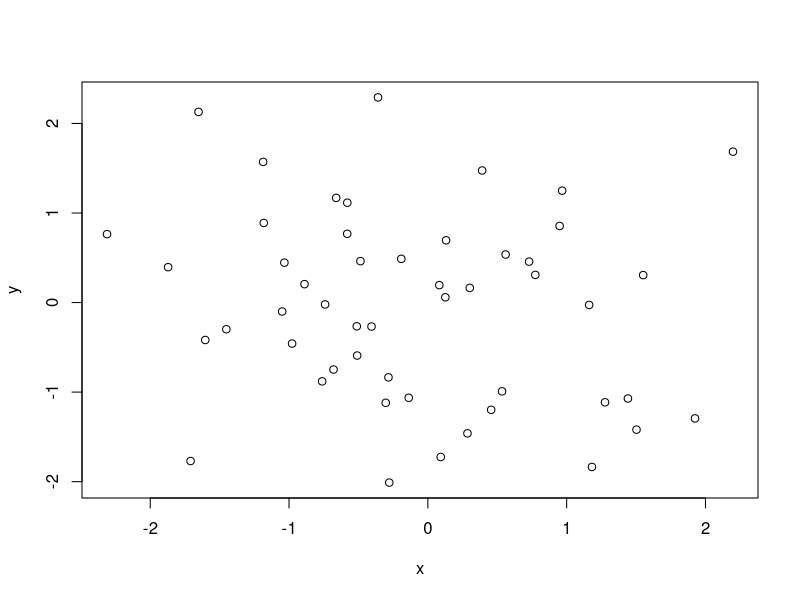
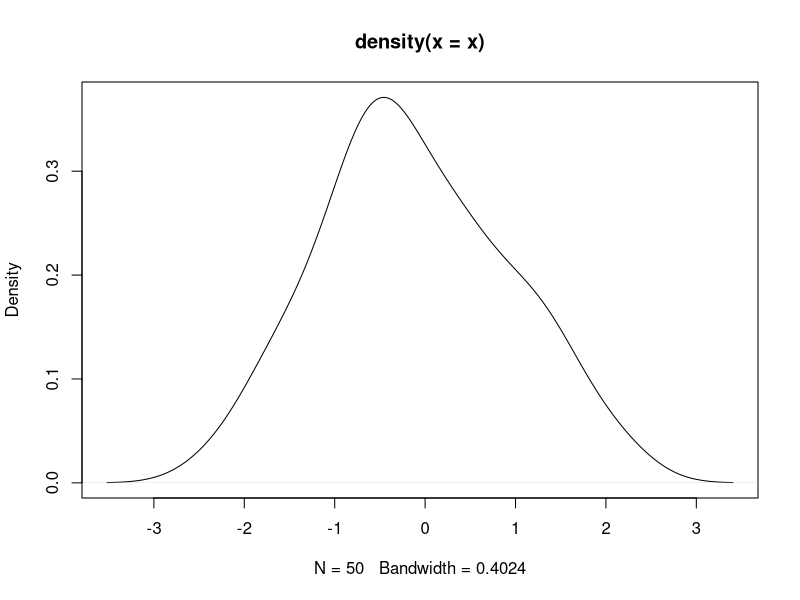

Here is the R script that generated these plots, in order:
### Emacs: -*- coding: utf-8; fill-column: 62; comment-column: 27; -*-
##
## Copyright (C) 2017 Vincent Goulet
##
## Ce fichier fait partie du projet «Introduction à R - Atelier
## du colloque R à Québec 2017»
## http://github.com/vigou3/raquebec-atelier-introduction-r
##
## Cette création est mise à disposition selon le contrat
## Attribution-Partage dans les mêmes conditions 4.0
## International de Creative Commons.
## http://creativecommons.org/licenses/by-sa/4.0/

###
### COMMANDES R
###

## Les expressions entrées à la ligne de commande sont
## immédiatement évaluées et le résultat est affiché à
## l'écran, comme avec une grosse calculatrice.
1                          # une constante
(2 + 3 * 5)^2/7            # expression mathématique
exp(3)                     # fonction exponentielle
sin(pi/2) + cos(pi/2)      # fonctions trigonométriques
gamma(5)                   # fonction gamma

## Lorsqu'une expression est syntaxiquement incomplète,
## l'invite de commande change de '> ' à '+ '.
2 -                        # expression incomplète
5 *                        # toujours incomplète
3                          # complétée

## Taper le nom d'un objet affiche son contenu. Pour une
## fonction, c'est son code source qui est affiché.
pi                         # constante numérique intégrée
letters                    # chaîne de caractères intégrée
LETTERS                    # version en majuscules
rnorm                      # fonction

###
### EXEMPLE DE SESSION DE TRAVAIL
###
### (Inspiré de l'annexe A du manuel «An Introduction to R», R
### Core Team, 2017.)
###

## Générer deux vecteurs de nombres pseudo-aléatoires issus
## d'une loi normale centrée réduite.
x <- rnorm(50)
y <- rnorm(x)

## Graphique des couples (x, y).
plot(x, y)

## Graphique d'une approximation de la densité du vecteur x.
plot(density(x))

## Générer la suite 1, 2, ..., 10.
1:10

## La fonction 'seq' peut générer des suites plus générales.
seq(from = -5, to = 10, by = 3)
seq(from = -5, length = 10)

## La fonction 'rep' répète des valeurs.
rep(1, 5)          # répéter 1 cinq fois
rep(1:5, 5)        # répéter le vecteur 1,...,5 cinq fois
rep(1:5, each = 5) # répéter chaque élément du vecteur cinq fois

## Arithmétique vectorielle.
v <- 1:12               # initialisation d'un vecteur
v + 2                   # additionner 2 à chaque élément de v
v * -12:-1              # produit élément par élément
v + 1:3                 # le vecteur le plus court est recyclé

## Vecteur de nombres uniformes sur l'intervalle [1, 10].
v <- runif(12, min = 1, max = 10)
v

## Pour afficher le résultat d'une affectation, placer la
## commande entre parenthèses.
( v <- runif(12, min = 1, max = 10) )

## Arrondi des valeurs de v à l'entier près.
( v <- round(v) )

## Créer une matrice 3 x 4 à partir des valeurs de
## v. Remarquer que la matrice est remplie par colonne.
( m <- matrix(v, nrow = 3, ncol = 4) )

## Les opérateurs arithmétiques de base s'appliquent aux
## matrices comme aux vecteurs.
m + 2
m * 3
m ^ 2

## Éliminer la quatrième colonne afin d'obtenir une matrice
## carrée.
( m <- m[,-4] )

## Transposée et inverse de la matrice m.
t(m)
solve(m)

## Produit matriciel.
m %*% m                  # produit de m avec elle-même
m %*% solve(m)           # produit de m avec son inverse
round(m %*% solve(m))    # l'arrondi donne la matrice identité

## Consulter la rubrique d'aide de la fonction 'solve'.
?solve

## Une «vignette» est un document de référence en format PDF
## plus détaillé qu'une rubrique d'aide et qui aborde
## habituellement tout un sujet plutôt qu'un objet à la fois.
vignette()                 # liste des vignettes
vignette("adjcurve")       # vignette du paquetage survival

## Liste des objets dans l'espace de travail.
ls()

## Nettoyage.
rm(x, y, v, m)
